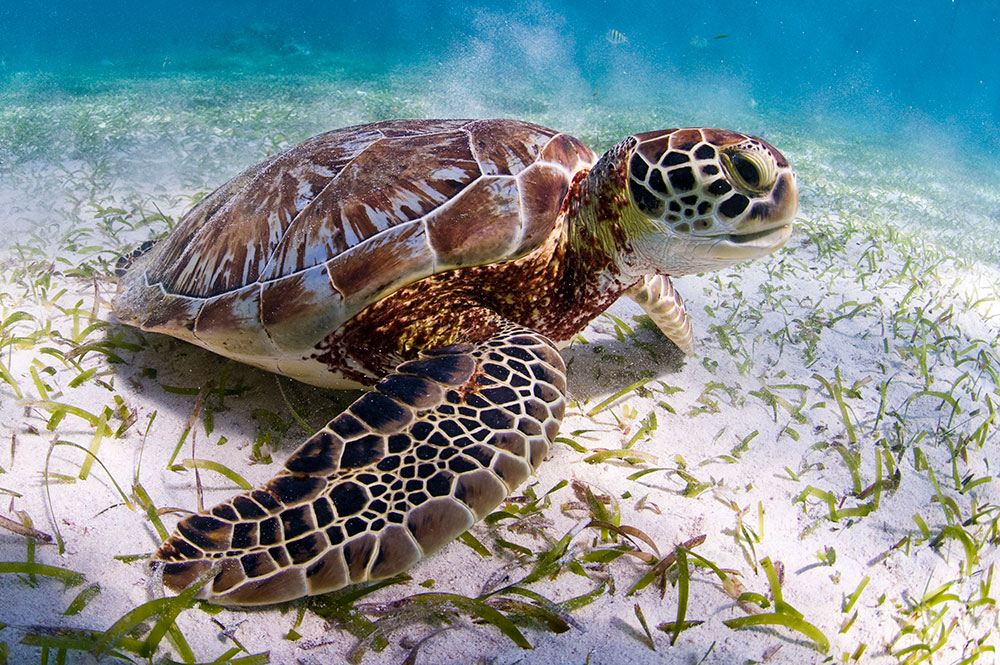
#> input picture NAVEGACION_AUTONOMA/capitulo_1/images/input.jpg, 1000 x 665 px
$ python 19_program.py
#> lines starting #> are read from the running program, lines starting #| are printed output that depends on the picture
# OBJETIVO: Aplicar un efecto de onda vertical desplazando píxeles horizontalmente con una función seno

import cv2
import numpy as np
import math

# Lee la imagen en escala de grises
img = cv2.imread('images/input.jpg', cv2.IMREAD_GRAYSCALE)
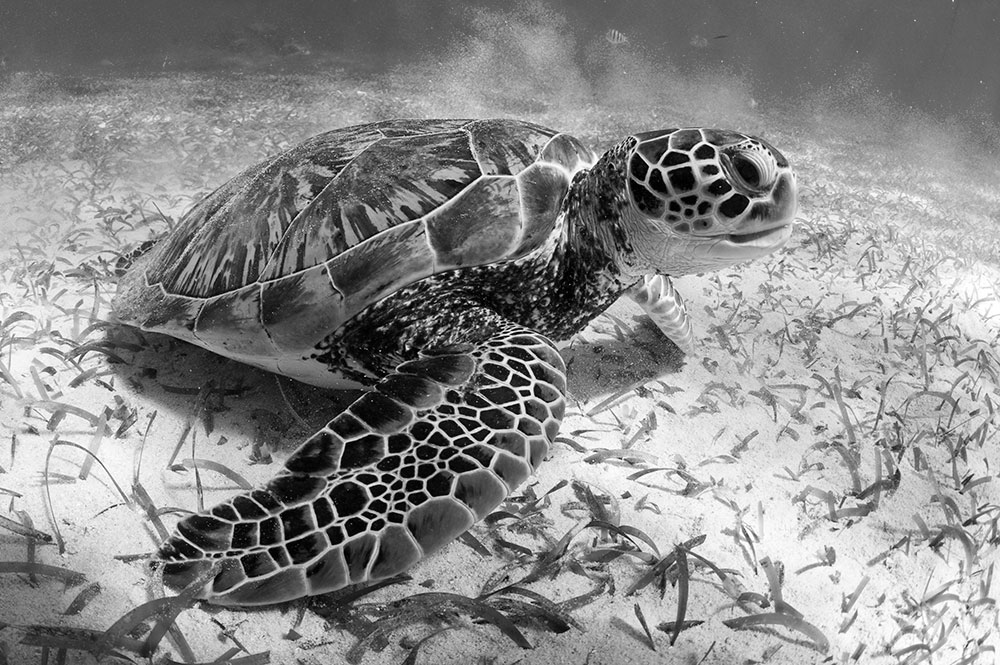
#> img: shape (665, 1000); min 0, max 255, mean 138.2
rows, cols = img.shape
#> rows = 665; cols = 1000

# Crea una imagen de salida vacía del mismo tamaño
img_output = np.zeros(img.shape, dtype=img.dtype)

for i in range(rows):
    for j in range(cols):
        # Calcula el desplazamiento horizontal usando una función seno sobre las filas
        # Amplitud=25px, período=180 filas — crea ondas verticales
        offset_x = int(25.0 * math.sin(2 * 3.14 * i / 180))
        offset_y = 0
        if j + offset_x < rows:
            img_output[i, j] = img[i, (j + offset_x) % cols]
        else:
            img_output[i, j] = 0
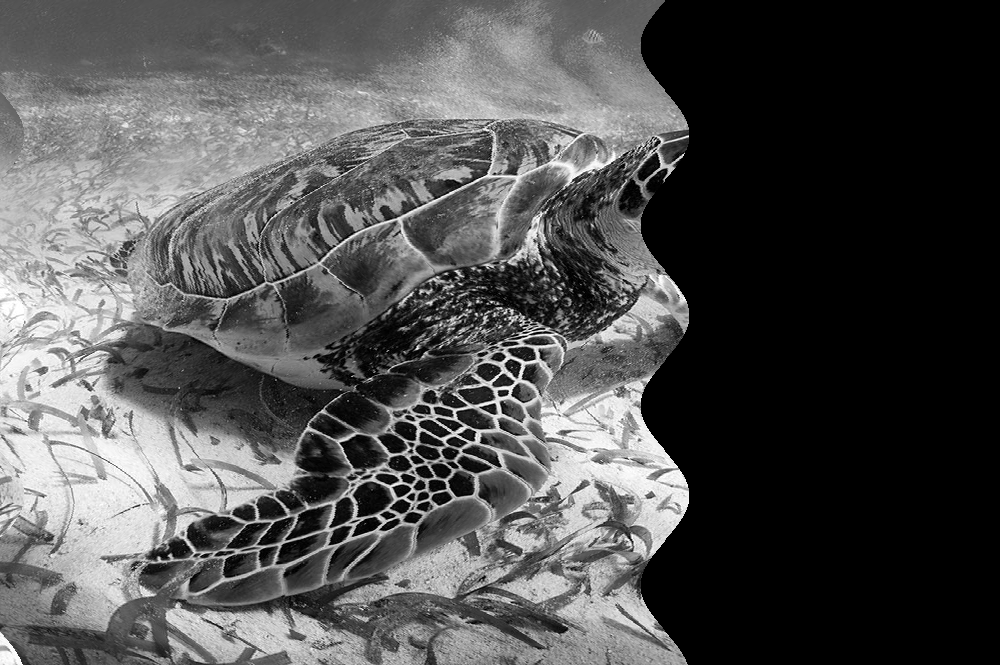
#> img_output: shape (665, 1000); min 0, max 255, mean 81.5

cv2.imshow('Input', img)
cv2.imshow('Vertical wave', img_output)
cv2.waitKey()
